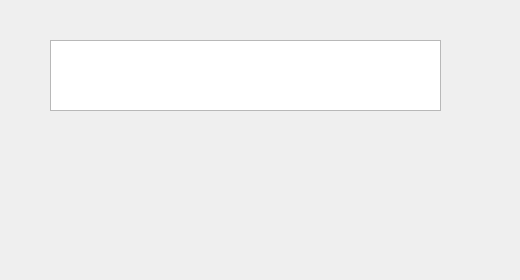
<?xml version="1.0" encoding="UTF-8"?>
<ui version="4.0">
 <class>Dialog</class>
 <widget class="QDialog" name="Dialog">
  <property name="geometry">
   <rect>
    <x>0</x>
    <y>0</y>
    <width>520</width>
    <height>280</height>
   </rect>
  </property>
  <property name="windowTitle">
   <string>Dialog</string>
  </property>
  <widget class="QTextEdit" name="display">
   <property name="geometry">
    <rect>
     <x>50</x>
     <y>40</y>
     <width>391</width>
     <height>71</height>
    </rect>
   </property>
   <property name="font">
    <font>
     <pointsize>30</pointsize>
    </font>
   </property>
   <property name="readOnly">
    <bool>true</bool>
   </property>
  </widget>
 </widget>
 <resources/>
 <connections/>
</ui>
